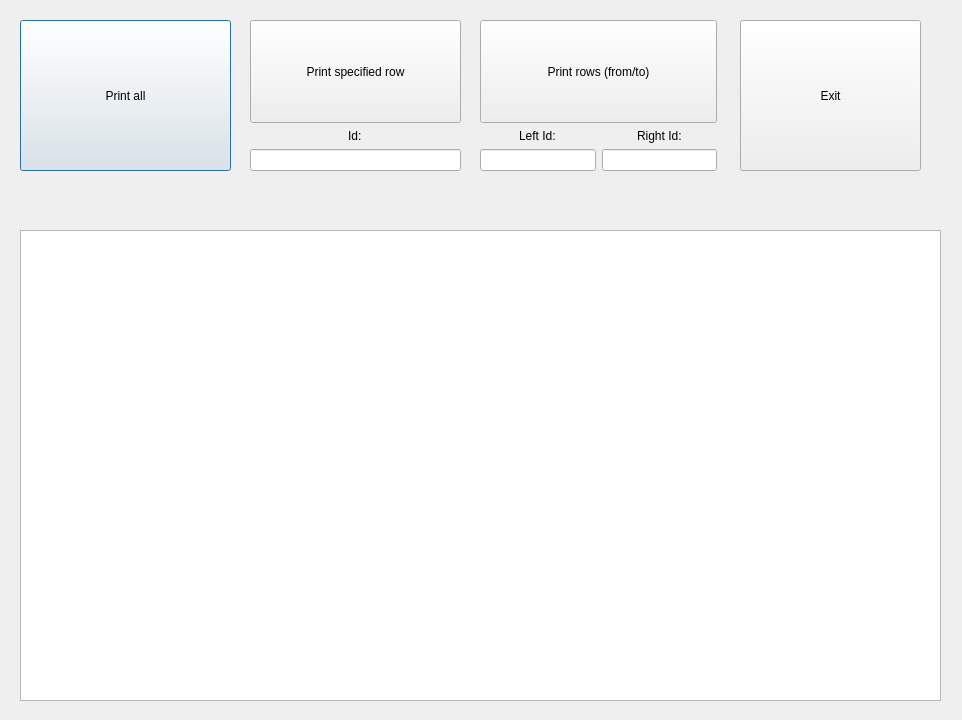
<?xml version="1.0" encoding="UTF-8"?>
<ui version="4.0">
 <class>PopFromDataBase</class>
 <widget class="QDialog" name="PopFromDataBase">
  <property name="geometry">
   <rect>
    <x>0</x>
    <y>0</y>
    <width>962</width>
    <height>720</height>
   </rect>
  </property>
  <property name="windowTitle">
   <string>Dialog</string>
  </property>
  <widget class="QPushButton" name="pushButton">
   <property name="geometry">
    <rect>
     <x>20</x>
     <y>20</y>
     <width>211</width>
     <height>151</height>
    </rect>
   </property>
   <property name="text">
    <string>Print all</string>
   </property>
  </widget>
  <widget class="QPushButton" name="pushButton_2">
   <property name="geometry">
    <rect>
     <x>740</x>
     <y>20</y>
     <width>181</width>
     <height>151</height>
    </rect>
   </property>
   <property name="text">
    <string>Exit</string>
   </property>
  </widget>
  <widget class="QWidget" name="verticalLayoutWidget">
   <property name="geometry">
    <rect>
     <x>250</x>
     <y>20</y>
     <width>211</width>
     <height>151</height>
    </rect>
   </property>
   <layout class="QVBoxLayout" name="verticalLayout">
    <item>
     <widget class="QPushButton" name="pushButton_3">
      <property name="sizePolicy">
       <sizepolicy hsizetype="Minimum" vsizetype="Expanding">
        <horstretch>0</horstretch>
        <verstretch>0</verstretch>
       </sizepolicy>
      </property>
      <property name="text">
       <string>Print specified row</string>
      </property>
     </widget>
    </item>
    <item alignment="Qt::AlignHCenter">
     <widget class="QLabel" name="label">
      <property name="sizePolicy">
       <sizepolicy hsizetype="Preferred" vsizetype="Preferred">
        <horstretch>0</horstretch>
        <verstretch>0</verstretch>
       </sizepolicy>
      </property>
      <property name="text">
       <string>Id:</string>
      </property>
     </widget>
    </item>
    <item>
     <widget class="QLineEdit" name="certain_id"/>
    </item>
   </layout>
  </widget>
  <widget class="QTextBrowser" name="textBrowser">
   <property name="geometry">
    <rect>
     <x>20</x>
     <y>230</y>
     <width>921</width>
     <height>471</height>
    </rect>
   </property>
  </widget>
  <widget class="QWidget" name="layoutWidget">
   <property name="geometry">
    <rect>
     <x>480</x>
     <y>20</y>
     <width>237</width>
     <height>151</height>
    </rect>
   </property>
   <layout class="QVBoxLayout" name="verticalLayout_5">
    <item>
     <widget class="QPushButton" name="pushButton_4">
      <property name="sizePolicy">
       <sizepolicy hsizetype="Minimum" vsizetype="Expanding">
        <horstretch>0</horstretch>
        <verstretch>0</verstretch>
       </sizepolicy>
      </property>
      <property name="text">
       <string>Print rows (from/to)</string>
      </property>
     </widget>
    </item>
    <item>
     <layout class="QHBoxLayout" name="horizontalLayout_4">
      <item>
       <layout class="QVBoxLayout" name="verticalLayout_2">
        <item alignment="Qt::AlignHCenter">
         <widget class="QLabel" name="label_2">
          <property name="text">
           <string>Left Id:</string>
          </property>
         </widget>
        </item>
        <item>
         <widget class="QLineEdit" name="left_id"/>
        </item>
       </layout>
      </item>
      <item>
       <layout class="QVBoxLayout" name="verticalLayout_3">
        <item alignment="Qt::AlignHCenter">
         <widget class="QLabel" name="label_3">
          <property name="text">
           <string>Right Id:</string>
          </property>
         </widget>
        </item>
        <item>
         <widget class="QLineEdit" name="right_id"/>
        </item>
       </layout>
      </item>
     </layout>
    </item>
   </layout>
  </widget>
 </widget>
 <resources/>
 <connections>
  <connection>
   <sender>pushButton_2</sender>
   <signal>clicked()</signal>
   <receiver>PopFromDataBase</receiver>
   <slot>close()</slot>
   <hints>
    <hint type="sourcelabel">
     <x>387</x>
     <y>282</y>
    </hint>
    <hint type="destinationlabel">
     <x>470</x>
     <y>342</y>
    </hint>
   </hints>
  </connection>
 </connections>
</ui>
